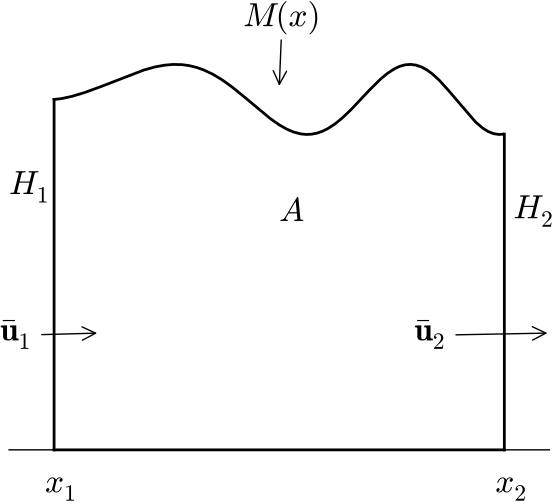

Write the Python code that produced this figure.
#!/usr/bin/env python
from pylab import *

x = arange(0.0,5.0,0.01);
H0 = 1000.0
H = H0 + 0.1 * H0 * sin(x**1.5)
plot(x, H, color='k', linewidth=2.0), hold(True)
plot([-0.5,5.5],[0.0,0.0], color='k')
plot([-0.5,],[-0.1], color='k', linewidth=0.001)
plot([0.0,5.0],[0.0,0.0], color='k', linewidth=2.0)
plot([0.0,0.0],[0.0,H0], color='k', linewidth=2.0)
plot([5.0,5.0],[0.0,H[-1]], color='k', linewidth=2.0)

annotate(r'$\bar\mathbf{u}_1$', size=24.0,
         xy=(0.5, H0/3.0), xytext=(-0.6, H0/3.0-0.05*H0), arrowprops=dict(arrowstyle="->") )
annotate(r'$\bar\mathbf{u}_2$', size=24.0,
         xy=(5.5, H0/3.0), xytext=(4.0, H0/3.0-0.05*H0), arrowprops=dict(arrowstyle="->") )

annotate(r'$M(x)$', size=24.0,
         xy=(2.5, H[200]), xytext=(2.1, 1.15 * H[200]), arrowprops=dict(arrowstyle="->") )

text(2.5,H0*0.65,r'$A$', size=24.0)
text(-0.5,0.7*H0,r'$H_1$', size=24.0)
text(5.1,0.7*H[-1],r'$H_2$', size=24.0)

text(-0.1,-0.15*H0,r'$x_1$', size=24.0)
text(4.9,-0.15*H0,r'$x_2$', size=24.0)

hold(False)

axis('off')

show()
